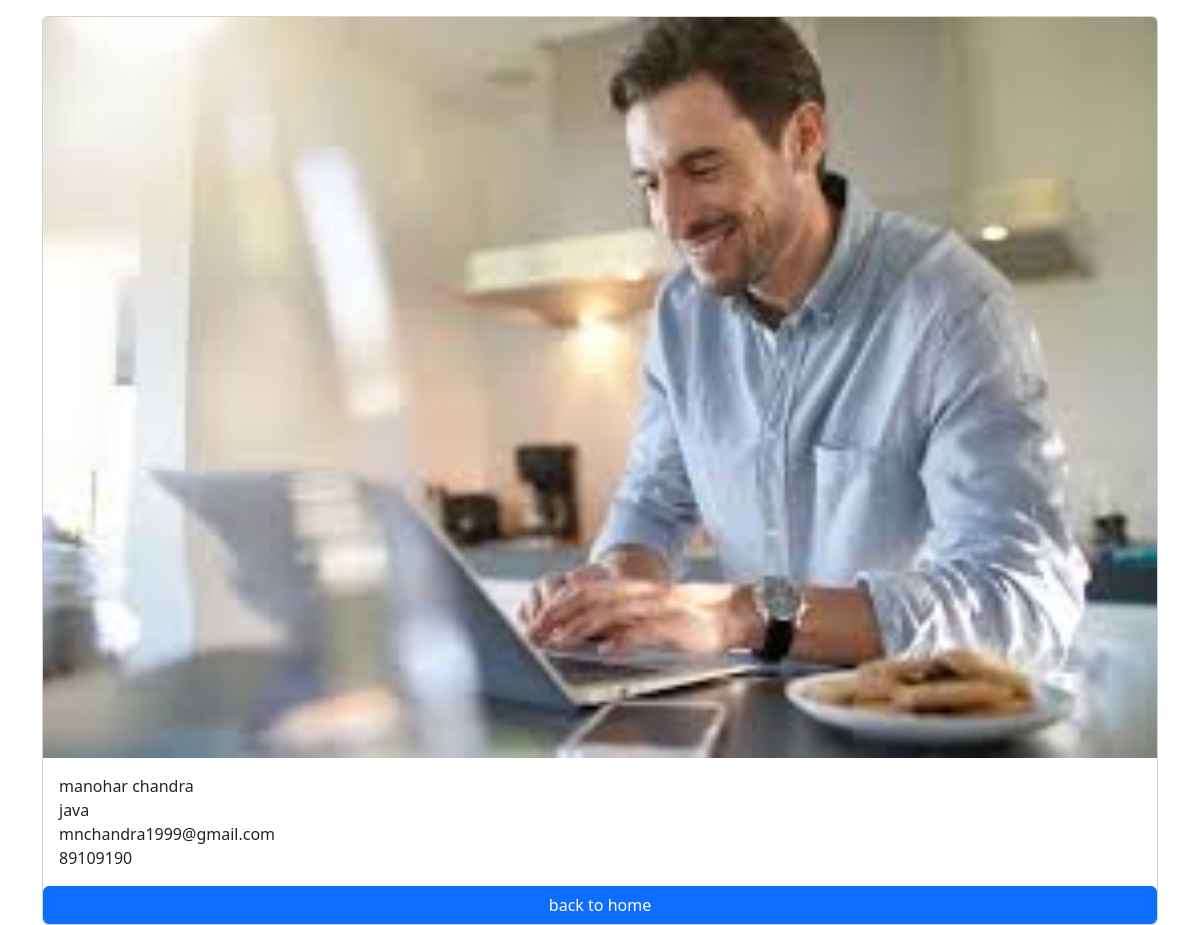
The app's page /employees/6/ with its own data.
### salary/models.py (models this page shows, shortened)
class Employee(models.Model):
    first_name=models.CharField(max_length=100)
    last_name=models.CharField(max_length=100)
    photo=models.ImageField(upload_to='images')
    designation=models.CharField(max_length=100)
    email_address=models.EmailField(max_length=100,unique=True)
    phone_number=models.CharField(max_length=10,blank=True)

### salary/views.py (the view)
# urls.py: path('<int:pk>/',views.employee_detail,name='employee_detail')
def employee_detail(request,pk):
    employee=get_object_or_404(Employee,pk=pk)
    context={
        'employee':employee,
    }
    return render(request,'employee_detail.html',context)

### templates/employee_detail.html (shortened to what this page needs)
<!DOCTYPE html>
<html lang="en">
<head>
    <link href="https://cdn.jsdelivr.net/npm/bootstrap@5.3.2/dist/css/bootstrap.min.css" rel="stylesheet">
</head>
<body>
    <div class="container mt-3">
        <div class="card mx-auto" styles="width:300px">
            <img src="{{employee.photo.url}}" class="card-img-top" alt="">
           <div class="card-body">
            <p class="card-text m-0">{{employee.first_name}} {{employee.last_name}}</p>
            <p class="card-text m-0">{{employee.designation}}</p>
            <p class="card-text m-0">{{employee.email_address}}</p>
            <p class="card-text m-0">{{employee.phone_number}}</p>
           </div>
           <a href="{% url 'home' %}" class="btn btn-primary">back to home</a>
        </div>
    </div>
</body>
</html>

### records on screen
Employee: photo (picture), first_name "manohar", last_name "chandra", designation "java", email_address "mnchandra1999@gmail.com", phone_number "89109190"
